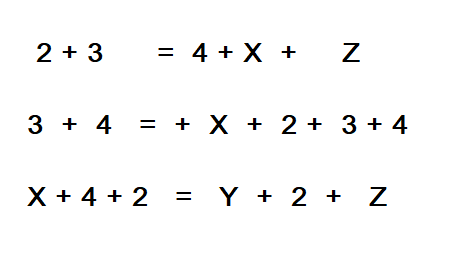
#> input picture xyz1233.png, 455 x 253 px
$ python intex.py
#> lines starting #> are read from the running program, lines starting #| are printed output that depends on the picture; after the words box and inside, x2 and y2 are one past the last pixel; in counts of white or black regions, pixels touching at a corner belong together
### seperator.py
import cv2
import os
import numpy as np
from ImageFun import BINuGAU
from ArrMidCrop import SumINTOarr,MIDpointARR,CROPimage
from  mask import changelist,maskfunction

def seperatorfun(img,path,decide,imageno):

    masksize = len(img[0]) /20
    BinImg = BINuGAU(img)
    Image4Arr = BinImg.copy()
    Image4Mask = BinImg.copy()
    cv2.waitKey(0)
    arr = SumINTOarr(Image4Arr)
    change = changelist(Image4Mask)
    image = maskfunction(Image4Mask, change, masksize)
    midlist = MIDpointARR(arr, image)
    return CROPimage(midlist, img, arr,path,decide,imageno)

def seperatorfun2(img,path,decide,imageno,glo):

    masksize = len(img[0]) /20
    BinImg = BINuGAU(img)
    Image4Arr = BinImg.copy()
    Image4Mask = BinImg.copy()
    cv2.waitKey(0)
    arr = SumINTOarr(Image4Arr)
    change = changelist(Image4Mask)
    #image = maskfunction(Image4Mask, change, masksize)
    midlist = MIDpointARR(arr, Image4Mask)
    return CROPimage(midlist, img, arr,path,decide,imageno)

### ImageFun.py
import cv2
import os
import numpy as np

def BINuGAU(img):

    th3 = cv2.adaptiveThreshold(img,255,cv2.ADAPTIVE_THRESH_GAUSSIAN_C,\
           cv2.THRESH_BINARY,11,2)
    cv2.fastNlMeansDenoising(th3, None, 10,7, 21)
    cv2.fastNlMeansDenoising(th3, None, 10, 7, 21)
    cv2.fastNlMeansDenoising(th3, None, 10, 7, 21)
    cv2.imshow('hutesh kumar Binery Image', th3)
    cv2.fastNlMeansDenoising(th3, None, 10, 7, 21)
    cv2.waitKey(0)
    cv2.imshow('hutesh kumar Binery Image', th3)
    cv2.waitKey(0)
    return th3

def rotateImage(image,i):
    angle=90
    (h, w) = image.shape[:2]
    (cX, cY) = (w // 2, h // 2)

    # grab the rotation matrix (applying the negative of the
    # angle to rotate clockwise), then grab the sine and cosine
    # (i.e., the rotation components of the matrix)
    M = cv2.getRotationMatrix2D((cX, cY), -angle, 1.0)
    cos = np.abs(M[0, 0])
    sin = np.abs(M[0, 1])

    # compute the new bounding dimensions of the image
    nW = int((h * sin) + (w * cos))
    nH = int((h * cos) + (w * sin))

    # adjust the rotation matrix to take into account translation
    M[0, 2] += (nW / 2) - cX
    M[1, 2] += (nH / 2) - cY
    path = 'E:/5th sem/PdLabProj/RotImg/'
    cv2.imwrite(str(path) + str(i) + '.png', cv2.warpAffine(image, M, (nW, nH)))
    image1=cv2.imread(os.path.join(path,str(i)+'.png'),0)
    image2=image1[3:len(image1)-3,2:len(image1[0])-2]
    cv2.imwrite(str(path)+str(i)+'.png',image2)
    #cv2.imshow('rotated image',image2)

def rotateImage2(image,i):
    angle=270
    (h, w) = image.shape[:2]
    (cX, cY) = (w // 2, h // 2)

    # grab the rotation matrix (applying the negative of the
    # angle to rotate clockwise), then grab the sine and cosine
    # (i.e., the rotation components of the matrix)
    M = cv2.getRotationMatrix2D((cX, cY), -angle, 1.0)
    cos = np.abs(M[0, 0])
    sin = np.abs(M[0, 1])

    # compute the new bounding dimensions of the image
    nW = int((h * sin) + (w * cos))
    nH = int((h * cos) + (w * sin))

    # adjust the rotation matrix to take into account translation
    M[0, 2] += (nW / 2) - cX
    M[1, 2] += (nH / 2) - cY
    path = 'E:/5th sem/PdLabProj/RotNewImg/'
    cv2.imwrite(str(path) + str(i) + '.png', cv2.warpAffine(image, M, (nW, nH)))
    image1=cv2.imread(os.path.join(path,str(i)+'.png'),0)
    image2=image1[3:len(image1)-3,2:len(image1[0])-2]
    cv2.imwrite(str(path)+str(i)+'.png',image2)
    #cv2.imshow('rotated image',image2)

### ArrMidCrop.py
import cv2
import numpy as np

def SumINTOarr(newImage):

    x=newImage
    for i in range(len(x)):
        for j in range(len(x[0])):
            if (x[i][j]==255):
                x[i][j]=1
            else:
                x[i][j]=0

    for i in range(len(x)):
        for j in range(len(x[0])):
           print(x[i][j], end=" ")
        print("\n")

    arr=np.zeros(len(x))
    for i in range(len(x)):
        arr=np.sum(x,axis=1)
    return arr

def MIDpointARR(arr,th3):
    e=1
    start=0
    end=0
    counter=0
    midlist=[0]
    x = th3
    while start + counter <len(arr):

        if arr[start+counter]>0.999*len(x[0]):

            counter=counter+1

            if counter>e:
                end=start+counter
                mid=(end+start)/2
                midlist.append(mid)
                start = start + counter;
                counter=0
        else:
            counter=counter+1
            start=start+counter
            counter=0

    midlist.append(len(x))
    return midlist


def CROPimage(midlist,newImage,arr,path,decide,imageno):
    x=newImage
    for i in range(len(midlist)):
        cv2.line(newImage,(0,int(midlist[i])),(len(x[0]),int (midlist[i])),(0,0,255))
    cv2.imshow('linrd image',newImage)
    cv2.waitKey(0)
    counter=0;
    for i in range(len(midlist)-1):
        row1=int(midlist[i])
        row2=int(midlist[i+1])
        intensity=np.sum(arr[row1:row2+1])
        if ((row2-row1+1)*len(newImage[0])*0.97)>intensity:
            roi = newImage[int(midlist[i])+1:int(midlist[i+1]),0:len(x[0])]
            cv2.imshow('ROI',roi)
            if decide==0:
                cv2.imwrite(str(path) + str(counter) + '.png', roi)
            else:
                cv2.imwrite(str(path) + str(counter) +str(imageno)+ '.png', roi)

            counter=counter+1
            cv2.waitKey(0)

    return counter

### mask.py
import cv2

#storing pixel location whose value changes
def changelist(img):
    img_height = len(img)
    img_width = len(img[0])
    change = []
    for i in range(img_height):
        for j in range(img_width - 1):
            if img[i][j] != img[i][j + 1]:
                change.append((i,j))
    return change


# expanding charecters in horizontal Direction
def maskfunction(img, change, zerovectorsize):
    extend = int(zerovectorsize / 2)
    img_width = len(img[0])
    for i in range(len(change)):
        x, y = change[i]
        if (y - extend) > -1:
            img[x, y - extend:y] = 0
        else:
            img[x, 0:y] = 0
        if y + extend < img_width:
            img[x, y:y + extend] = 0
        else:
            img[x, y:img_width - 1] = 0
    cv2.fastNlMeansDenoising(img, None, 10, 7, 21)
    cv2.imshow('image after masking', img)
    cv2.waitKey(0)
    return img

### intex.py
import cv2
import os
from  seperator import*
from ImageFun import*

path0 = 'E:/5th sem/PdLabProj/'
path1 = 'E:/5th sem/PdLabProj/CroppedImg/'
path2 = 'E:/5th sem/PdLabProj/RotImg/'
x=50
img = cv2.imread('xyz1233.png',0)
#> img: shape (253, 455); min 0, max 255, mean 248.7
noImgs=seperatorfun(img,path1,0,0)
#> in seperatorfun, `masksize = len(img[0]) /20`: masksize = 22.75
#> in BINuGAU, `th3 = cv2.adaptiveThreshold(img,255,cv2.ADAPTIVE_THRESH_GAUSSIAN_C,\ c..`:
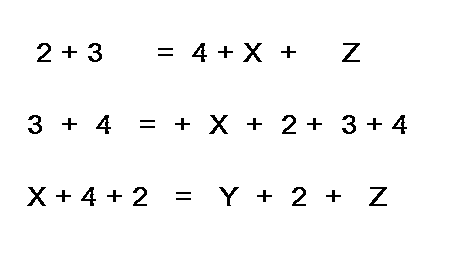
#> th3: shape (253, 455); 97.4% white; black in thin lines or dots, all inside (x1, y1, x2, y2) = (27, 43, 407, 206)
#> the loop in SumINTOarr, `for i in range(len(x)):` made 253 passes
#> (printed output is left out)
#> in SumINTOarr, `arr=np.zeros(len(x))`: arr = 253 values from 0 to 0
#> in seperatorfun, `arr = SumINTOarr(Image4Arr)`: arr = 253 values, max 455 at index 0, min 344 at index 124, mean 443.2
#> in changelist, `img_height = len(img)`: img_height = 253
#> in changelist, `img_width = len(img[0])`: img_width = 455
#> in seperatorfun, `change = changelist(Image4Mask)`: change = 1182 pairs, first value 43 to 205, second value 26 to 406
#> in maskfunction, `extend = int(zerovectorsize / 2)`: extend = 11
#> in maskfunction, `img_width = len(img[0])`: img_width = 455
#> the loop in maskfunction, `for i in range(len(change)):` made 1182 passes
#> (x, y) on passes 1 to 3: (43, 40), (43, 47), (43, 91)
#> after the loop in maskfunction, `for i in range(len(change)):`:
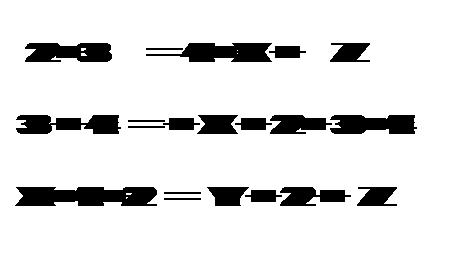
#> img: shape (253, 455); 88.1% white; 20 black regions, largest, box (x1, y1, x2, y2) and area: (15, 187, 157, 206) 2257, (146, 43, 272, 62) 1518, (16, 115, 121, 134) 1451
#> the loop in MIDpointARR, `while start + counter <len(arr): ` made 253 passes
#> after the loop in MIDpointARR, `while start + counter <len(arr):`: end = 252; mid = 251; midlist = 97 values from 0 to 251; start = 252
#> in seperatorfun, `midlist = MIDpointARR(arr, image)`: midlist = 98 values from 0 to 253
#> the loop in CROPimage, `for i in range(len(midlist)):` made 98 passes
#> after the loop in CROPimage, `for i in range(len(midlist)):`:
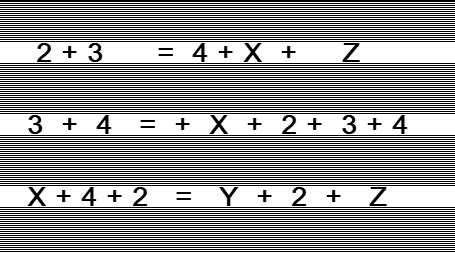
#> newImage: shape (253, 455); min 0, max 255, mean 150.9
#> the loop in CROPimage, `for i in range(len(midlist)-1):` made 97 passes
#> (row1, row2, intensity) on passes 1 to 12: (0, 1, 910), (1, 3, 1365), (3, 5, 1365), (5, 7, 1365), (7, 9, 1365), (9, 11, 1365), (11, 13, 1365), (13, 15, 1365), (15, 17, 1365), (17, 19, 1365), (19, 21, 1365), (21, 23, 1365)
#> after the loop in CROPimage, `for i in range(len(midlist)-1):`: counter = 4
#> noImgs = 4

for i in range(noImgs):
    cropping = cv2.imread(os.path.join( path1,str(i)+'.png'))
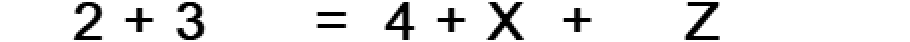
#> cropping: shape (21, 455, 3) (shown 2 times larger); min 0, max 255, mean 232.9
    rotateImage(cropping,i)
#> in rotateImage, `cv2.imwrite(str(path) + str(i) + '.png', cv2.warpAffine(image, M, (nW,..`:
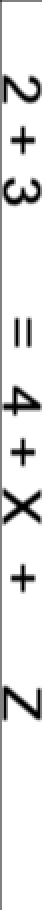
#> saved as 0.png: shape (455, 21, 3) (shown 2 times larger); min 0, max 255, mean 226.6
path3='E:/5th sem/PdLabProj/SymbolImg/'


globalCount=0
for i in range(noImgs):
    symbolR = cv2.imread(os.path.join(path2, str(i) + '.png'), 0);
    noImgs = seperatorfun2(symbolR, path3,1,i,globalCount)

for i in range(x):
    cropping = cv2.imread(os.path.join( path3,str(i)+'.png'))
    rotateImage2(cropping,i)
#> (the run stopped early here; a loop or call above may not have finished)
